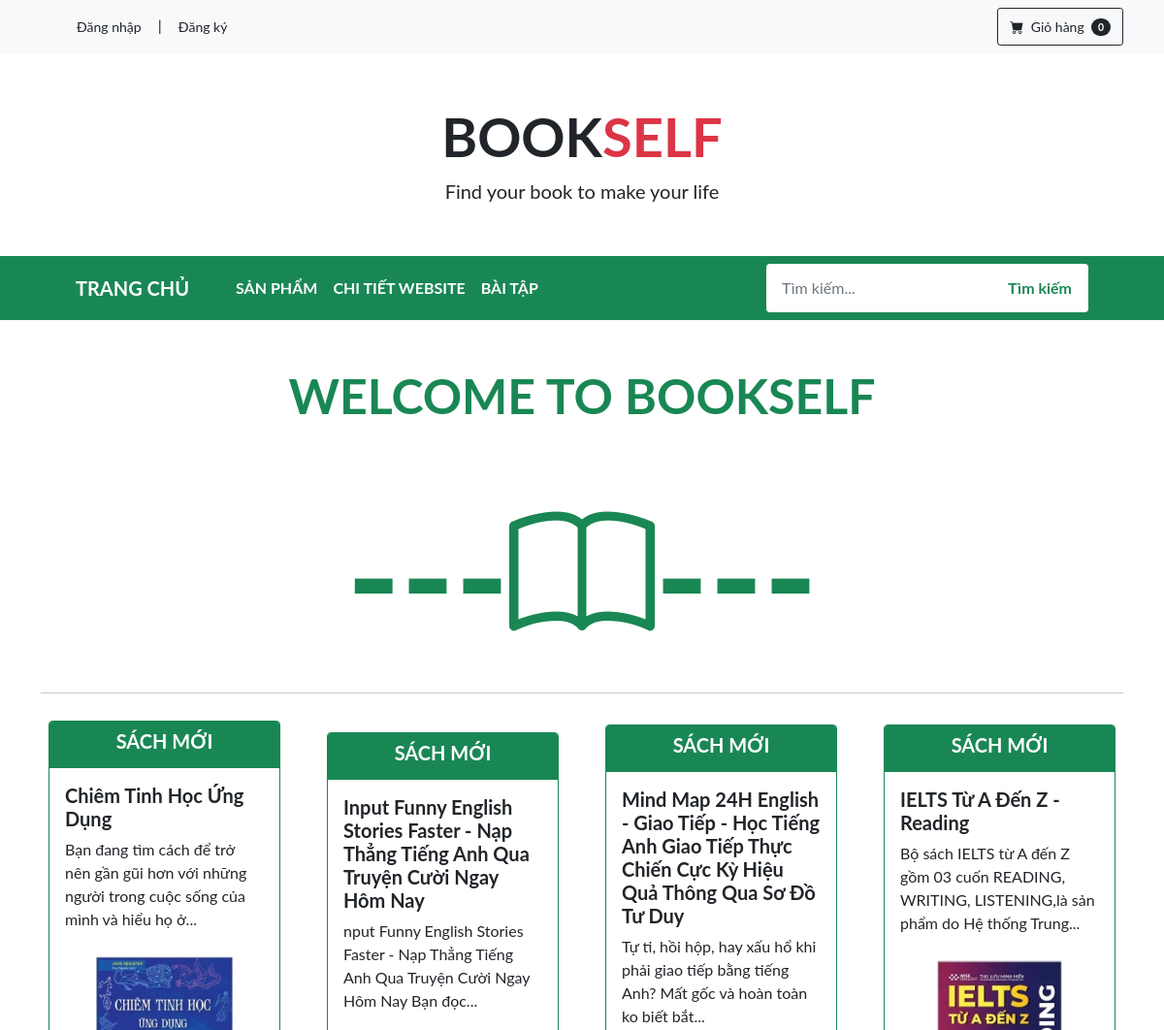
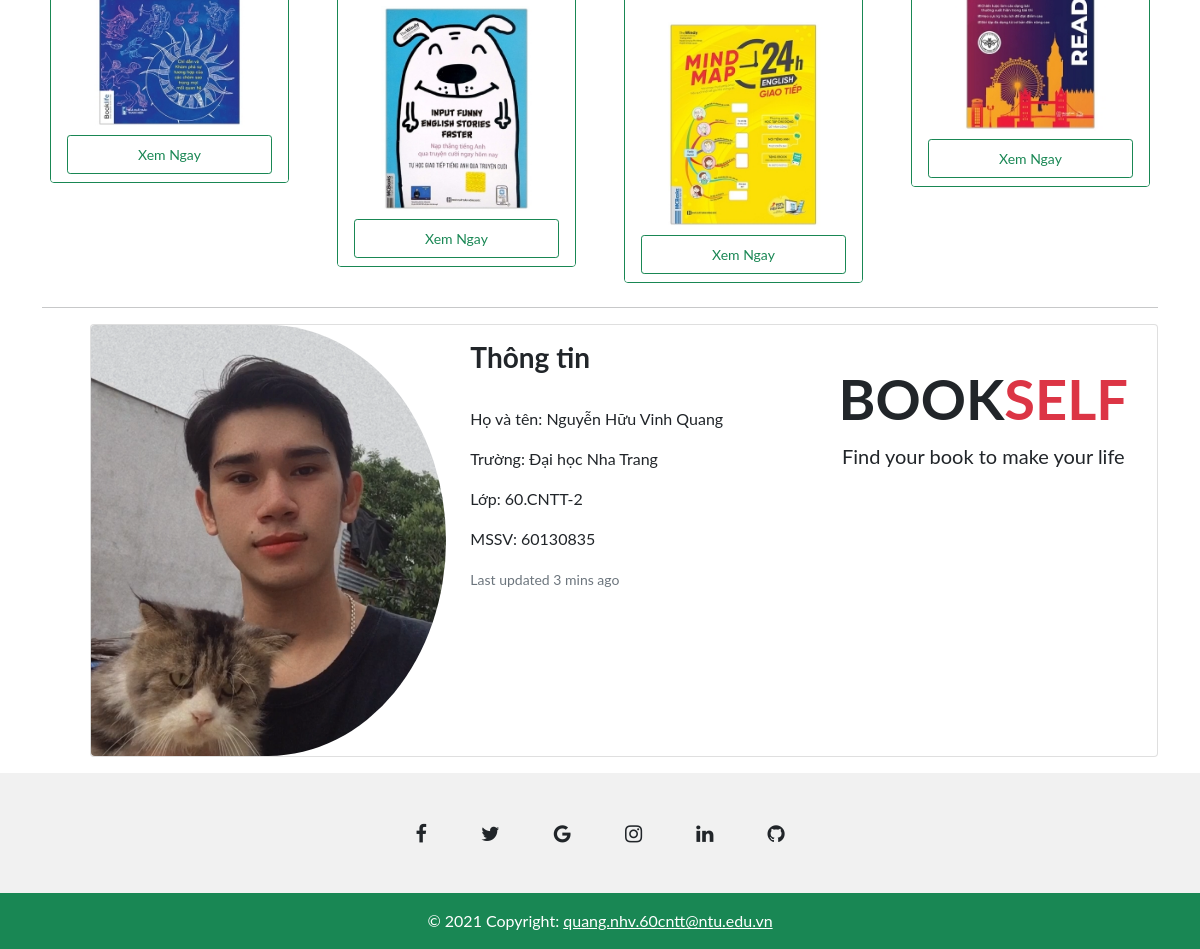
The page / on the database its author committed (2 pictures, top to bottom).
### tables this page shows
CREATE TABLE `books` (
  `id_book` int(11) NOT NULL,
  `category_id` int(11) NOT NULL,
  `title` text NOT NULL,
  `author` varchar(100) NOT NULL,
  `description_book` text NOT NULL,
  `qty_book` int(11) NOT NULL DEFAULT 100,
  `price` float NOT NULL,
  `image_path` text NOT NULL,
  `date_created` datetime NOT NULL DEFAULT current_timestamp()
);

### index.php (the view)
<?php
include './head.php';
include './header.php';
?>
<div class="container">
   <div class="d-flex justify-content-center py-5">
      <h1 style="font-size: 50px" class="text-success">WELCOME TO BOOKSELF</h1>
   </div>
   <div class="d-flex justify-content-center py-2">
      <h1 style="font-size: 150px" class="text-success">---<i class="bi bi-book"></i>---</h1>
   </div>
   <hr>
   <?php
   function str_limit($value, $limit = 100, $end = '...')
   {
      $limit = $limit - mb_strlen($end);
      $valuelen = mb_strlen($value);
      return $limit < $valuelen ? mb_substr($value, 0, mb_strrpos($value, ' ', $limit - $valuelen)) . $end : $value;
   }
   $newProducts = "SELECT * FROM books ORDER BY date_created DESC LIMIT 4";
   $result = $conn->query($newProducts);
   ?>
   <div class="d-flex justify-content-center p-2">
      <div class="row gx-4 gx-lg-5 row-cols-2 row-cols-md-2 row-cols-xl-4 justify-content-center">
         <?php
         while ($row = $result->fetch_array()) {
         ?>
            <div class="col mt-<?= rand(1, 5) ?>">
               <div class="card border-success">
                  <div class="card-header bg-success border-0">
                     <h5 class="card-title text-center text-white">SÁCH MỚI</h5>
                  </div>
                  <div class="card-body">
                     <h5 class="card-title"><?= $row['title'] ?></h5>
                     <p class="card-text"><?= str_limit($row['description_book']) ?></p>
                  </div>
                  <div class="card-footer bg-white border-0">
                     <img src="./admin/uploads/<?= $row['image_path']?>" class="card-img w-100 mb-2" alt="...">
                     <a href="./detail.php?id=<?= $row['id_book']?>" class="btn btn-sm btn-outline-success w-100">Xem Ngay</a>
                  </div>
               </div>
            </div>
         <?php } ?>
      </div>
   </div>
   <hr>
   <div class="card mb-3 ms-5">
      <div class="row g-0">
         <div class="col-md-4">
            <img src="./assets/img/1.png" style="border-radius: 50%;" class="img-fluid rounded-start" alt="...">
         </div>
         <div class="col-md-4">
            <div class="card-body ms-2">
               <h3 class="card-title">Thông tin</h3><br>
               <p class="card-text">Họ và tên: Nguyễn Hữu Vinh Quang</p>
               <p class="card-text">Trường: Đại học Nha Trang</p>
               <p class="card-text">Lớp: 60.CNTT-2</p>
               <p class="card-text">MSSV: 60130835</p>
               <p class="card-text"><small class="text-muted">Last updated 3 mins ago</small></p>
            </div>
         </div>
         <div class="col-md-4 text-center">
            <div class="card-body ms-2">
               <div class="mt-4 text-center text-dark">
                  <h1 class="display-4 fw-bolder"><span>BOOK</span><span class="text-danger">SELF</span></h1>
                  <p class="lead fw-normal text-secondary-50 mb-0">Find your book to make your life</p>
               </div>
            </div>
         </div>
      </div>
   </div>
</div>
<?php
include './footer.php';
?>

### head.php (shortened to what this page needs)
<!DOCTYPE html>
<html lang="en">
<head>
    <link href="https://cdn.jsdelivr.net/npm/bootstrap-icons@1.5.0/font/bootstrap-icons.css" rel="stylesheet" />
    <link rel="stylesheet" href="https://cdnjs.cloudflare.com/ajax/libs/font-awesome/4.7.0/css/font-awesome.min.css">
    <link href="css/styles.css" rel="stylesheet" />
</head>
<body>

### header.php (shortened to what this page needs)
<nav class="navbar navbar-expand-lg navbar-light bg-light">
   <div class="container">
      <ul class="navbar-nav me-auto mb-2 mb-lg-0 ms-lg-4">
         <li class="nav-item">
            <?php if (isset($_SESSION['id'])) { ?>
               <span class="dropdown">
                  <button class="btn btn-sm dropdown-toggle" type="button" id="dropdownMenuButton1" data-bs-toggle="dropdown" aria-expanded="false">
                     Xin chào <?= $_SESSION['name'] ?>
                  </button>
                  <ul class="dropdown-menu" aria-labelledby="dropdownMenuButton1">
                     <li><a class="dropdown-item" href="./customer.php">Quản lý tài khoản</a></li>
                  </ul>
               </span>
               | <a href="./logout.php" class="btn btn-sm text-dark" style="text-decoration: none">Đăng xuất</a>
            <?php
            } else { ?>
               <a href="./login.php" class="text-dark btn btn-sm" style="text-decoration: none">Đăng nhập</a> |
               <a href="./register.php" class="text-dark btn btn-sm" style="text-decoration: none">Đăng ký</a>
            <?php } ?>
         </li>
      </ul>
      <form class="d-flex" action="./<?= isset($_SESSION['client']) ? "cart" : "login" ?>.php">
         <button class="btn btn-sm btn-outline-dark" type="submit">
            <i class="bi-cart-fill me-1"></i>
            Giỏ hàng
            <span class="badge bg-dark text-white ms-1 rounded-pill">
               <?php
               if (isset($_SESSION['client'])) {
                  $id = $_SESSION['id'];
                  $myCart = $conn->query("SELECT * FROM carts WHERE `user_id` = '$id'");
                  $total = 0;
                  while ($row = $myCart->fetch_array()) {
                     $total += $row['qty'];
                  }
                  echo $total;
               } else {
                  echo 0;
               }
               ?>
            </span>
         </button>
      </form>
   </div>
</nav>
<header class="bg-white py-1">
   <div class="container px-4 px-lg-5 my-5">
      <div class="text-center text-dark">
         <h1 class="display-4 fw-bolder"><span>BOOK</span><span class="text-danger">SELF</span></h1>
         <p class="lead fw-normal text-secondary-50 mb-0">Find your book to make your life</p>
      </div>
   </div>
</header>
<nav class="navbar navbar-expand-lg navbar-light bg-success">
   <div class="container px-4 px-lg-5">
      <a class="navbar-brand" href="./index.php"><b class="text-white">TRANG CHỦ</b></a>
      <div class="collapse navbar-collapse" id="navbarSupportedContent">
         <ul class="navbar-nav me-auto mb-2 mb-lg-0 ms-lg-4">
            <li class="nav-item"><a class="nav-link active" aria-current="page" href="./products.php"><b class="text-white">SẢN PHẨM</b></a></li>
            <li class="nav-item"><a class="nav-link" href="./about.php"><b class="text-white">CHI TIẾT WEBSITE</b></a></li>
            <li class="nav-item"><a class="nav-link" href="./homework.php"><b class="text-white">BÀI TẬP</b></a></li>
         </ul>
         <form action="./products.php" method="get" class="d-flex">
            <div class="input-group">
               <input type="text" name="search" class="form-control border-0" placeholder="Tìm kiếm..." aria-label="Search" aria-describedby="search-addon" />
               <button type="submit" class="btn btn-outline bg-white text-success"><b>Tìm kiếm</b></button>
            </div>
         </form>
      </div>
   </div>
</nav>

### footer.php (shortened to what this page needs)
<footer class="text-center text-white" style="background-color: #f1f1f1;">
   <div class="container pt-4">
      <section class="mb-4">
         <a class="btn btn-link btn-floating btn-lg text-dark m-1" href="#!" role="button" data-mdb-ripple-color="dark"><i class="fa fa-facebook-f"></i></a>
         <a class="btn btn-link btn-floating btn-lg text-dark m-1" href="#!" role="button" data-mdb-ripple-color="dark"><i class="fa fa-twitter"></i></a>
         <a class="btn btn-link btn-floating btn-lg text-dark m-1" href="#!" role="button" data-mdb-ripple-color="dark"><i class="fa fa-google"></i></a>
         <a class="btn btn-link btn-floating btn-lg text-dark m-1" href="#!" role="button" data-mdb-ripple-color="dark"><i class="fa fa-instagram"></i></a>
         <a class="btn btn-link btn-floating btn-lg text-dark m-1" href="#!" role="button" data-mdb-ripple-color="dark"><i class="fa fa-linkedin"></i></a>
         <a class="btn btn-link btn-floating btn-lg text-dark m-1" href="#!" role="button" data-mdb-ripple-color="dark"><i class="fa fa-github"></i></a>
      </section>
   </div>
   <div class="text-center text-dark p-3 bg-success text-white">
      © 2021 Copyright:
      <a class="text-white" href="">quang.nhv.60cntt@ntu.edu.vn</a>
   </div>
</footer>
</body>
</html>

### rows shown on the page
books: title "Chiêm Tinh Học Ứng Dụng", description_book "Bạn đang tìm cách để trở nên gần gũi hơn với những người trong cuộc sống của mình và hiểu họ ở...", image_path (picture)
books: title "Input Funny English Stories Faster - Nạp Thẳng Tiếng Anh Qua Truyện Cười Ngay Hôm Nay", description_book "nput Funny English Stories Faster - Nạp Thẳng Tiếng Anh Qua Truyện Cười Ngay Hôm Nay Bạn đọc...", image_path (picture)
books: title "Mind Map 24H English - Giao Tiếp - Học Tiếng Anh Giao Tiếp Thực Chiến Cực Kỳ Hiệu Quả Thông Qua Sơ Đồ Tư Duy", description_book "Tự ti, hồi hộp, hay xấu hổ khi phải giao tiếp bằng tiếng Anh? Mất gốc và hoàn toàn ko biết bắt...", image_path (picture)
books: title "IELTS Từ A Đến Z - Reading", description_book "Bộ sách IELTS từ A đến Z gồm 03 cuốn READING, WRITING, LISTENING,là sản phẩm do Hệ thống Trung...", image_path (picture)
